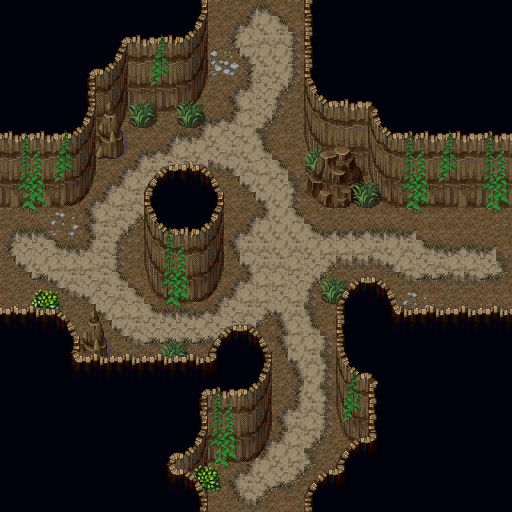

Below is a game level as drawn by its tile map, then a one-line description and the .tmx that defines it (tile-layer data replaced by summaries):
An orthogonal 32x32 tile map with 16x16 px tiles, 9 tile layers (Ground, Dirt, Side walls, Rock walls, ...), 6 tilesets.

<map version="1.2" tiledversion="2020.05.27" orientation="orthogonal" renderorder="left-up" width="32" height="32" tilewidth="16" tileheight="16" infinite="0" nextlayerid="17" nextobjectid="1">
 <tileset firstgid="1" source="Tilesets/VS Dungeon Set 01/_Tiled_Hanzo-Dungeon01VS.tsx" />
 <tileset firstgid="1025" source="Tilesets/VS Dungeon Set 01/_Tiled_AT-A5-DungeonVX01-Ground.tsx" />
 <tileset firstgid="1033" source="Tilesets/VS Dungeon Set 01/_Tiled_AT-A2-DungeonVX01-GroundTiles.tsx" />
 <tileset firstgid="1177" source="Tilesets/VS Cliff Set 01/Tiled/Hanzo-CliffSet02VS-1.tsx" />
 <tileset firstgid="2201" source="Tilesets/VS Dungeon Set 02/Hanzo-Dungeon02VSb.tsx" />
 <tileset firstgid="3225" source="Tilesets/VS Ruins Town/Hanzo-RuinsTown01VScopy.tsx" />
 <group id="3" name="Layer 1">
  <layer id="1" name="Ground" width="32" height="32">
   <data>[1024 cells, 452 non-empty, 4 distinct tile ids]</data>
  </layer>
  <layer id="13" name="Dirt" width="32" height="32">
   <data>[1024 cells, 293 non-empty, 24 distinct tile ids]</data>
  </layer>
  <layer id="8" name="Side walls" width="32" height="32">
   <data>[1024 cells, 57 non-empty, 14 distinct tile ids]</data>
  </layer>
  <layer id="9" name="Rock walls" width="32" height="32">
   <data>[1024 cells, 190 non-empty, 34 distinct tile ids]</data>
  </layer>
  <layer id="14" name="BackObstacles" width="32" height="32">
   <data>[1024 cells, 4 non-empty, 4 distinct tile ids]</data>
  </layer>
  <layer id="12" name="Obstacles" width="32" height="32">
   <data>[1024 cells, 161 non-empty, 60 distinct tile ids]</data>
  </layer>
  <layer id="15" name="FrontObstacles" width="32" height="32">
   <data>[1024 cells, 4 non-empty, 4 distinct tile ids]</data>
  </layer>
 </group>
 <group id="4" name="Layer 2">
  <layer id="11" name="Rock (void)" width="32" height="32">
   <data>[1024 cells, 353 non-empty, 4 distinct tile ids]</data>
  </layer>
  <layer id="7" name="Walls" width="32" height="32">
   <data>[1024 cells, 81 non-empty, 14 distinct tile ids]</data>
  </layer>
 </group>
</map>
